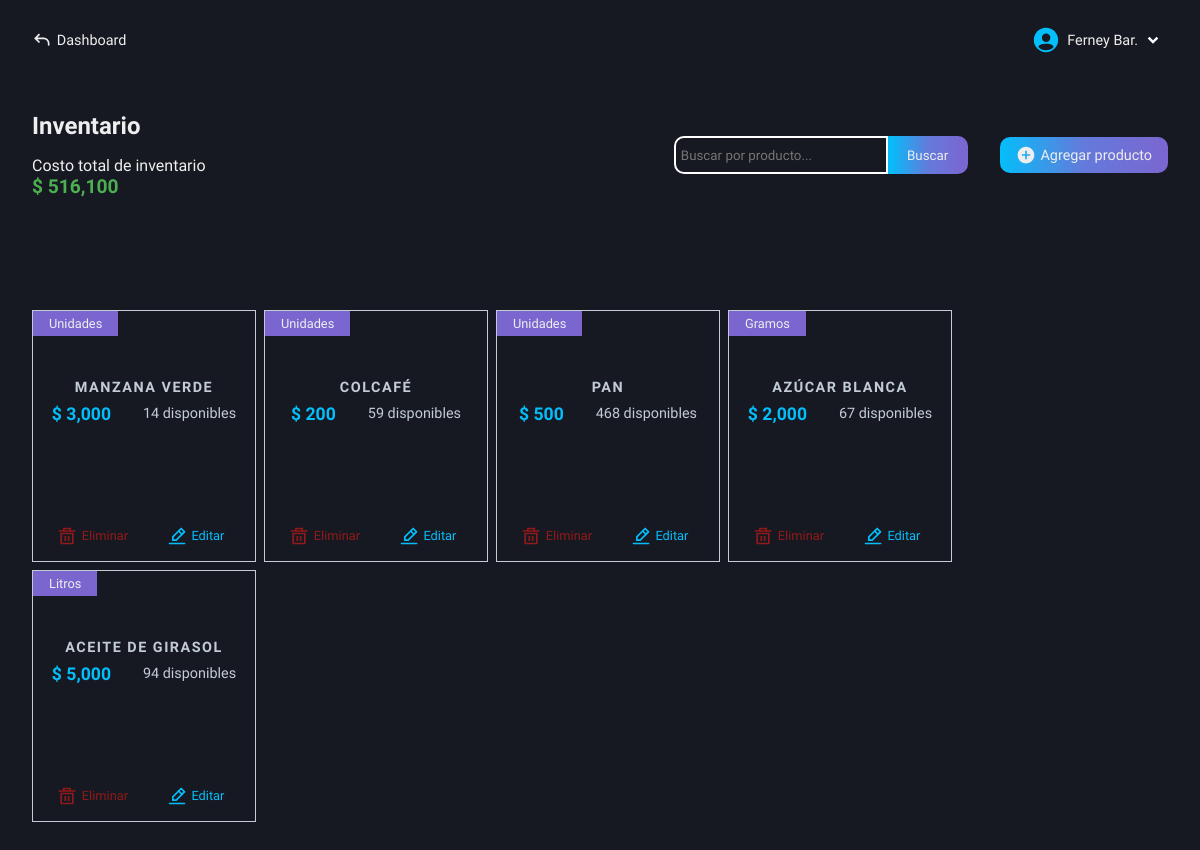
The app's page /roles/store/inventory/admin-inventory.php (signed in), older data.
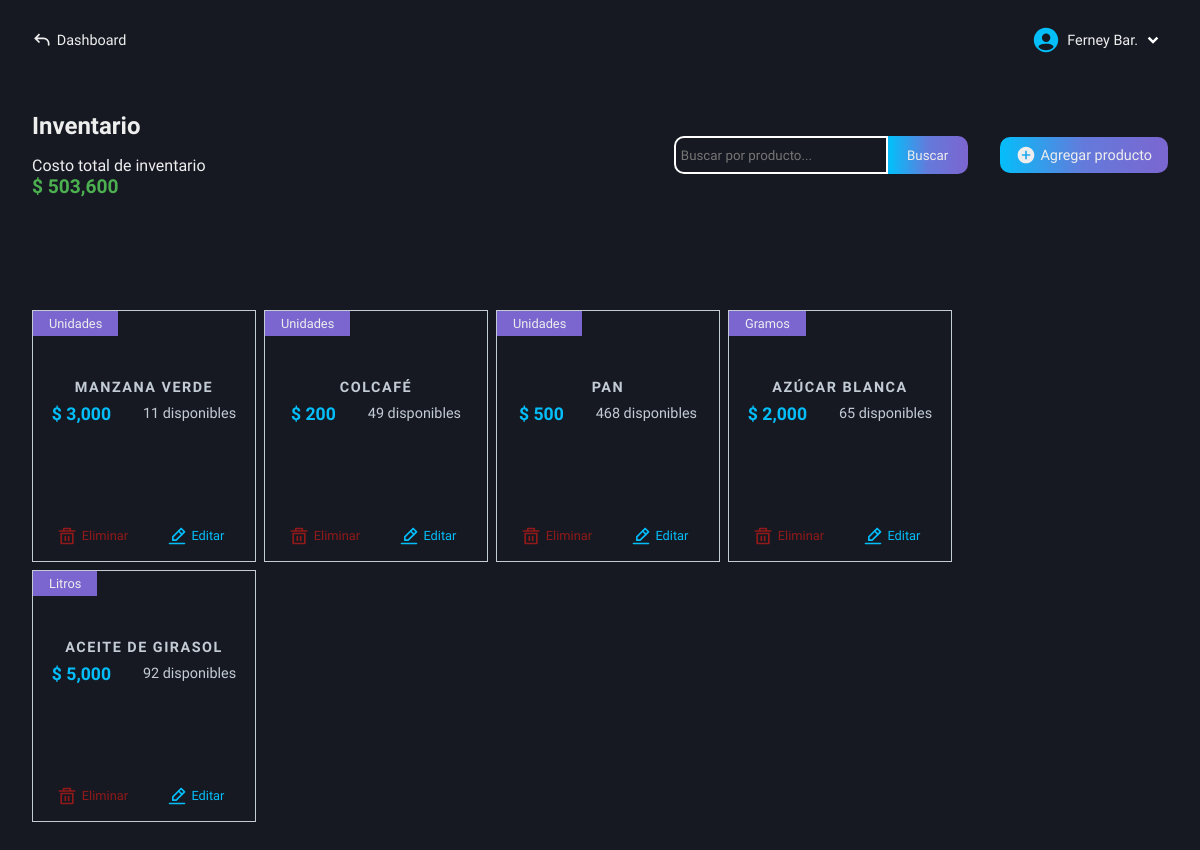
The same page, newer data.
### tables this page shows
CREATE TABLE `inventory_products` (
  `id` int(11) NOT NULL AUTO_INCREMENT,
  `id_category` int(11) NOT NULL,
  `product_name` varchar(100) NOT NULL,
  `supplier` varchar(100) NOT NULL,
  `purchase_price` decimal(50,0) NOT NULL,
  `sale_price` decimal(50,0) NOT NULL,
  `stock_quantity` int(11) NOT NULL,
  `product_description` varchar(500) NOT NULL,
  `unit_measure` varchar(100) NOT NULL,
  `entry_date` date NOT NULL,
  PRIMARY KEY (`id`)
);

### roles/store/inventory/admin-inventory.php (the view, shortened to what the changed rows need)
<!DOCTYPE html>
<html lang="en">
<head>
    <link rel="stylesheet" href="../../../css/store/admin-inventory.css">
    <link rel="stylesheet" href="../../../css/store/base-autocomplete.css">
    <link rel="stylesheet" href="https://code.jquery.com/ui/1.12.1/themes/base/jquery-ui.css">
    <?php
        include("../../../conexion.php");
    ?>
</head>
<body>
    <main class="main">
        <section class="info-table-product" id="hidden-modal">
            <div class="table-products">
                <div class="tlt-search-add">
                    <div class="tlt-cost">
                        <h2 class="tlt-function">Inventario</h2>
                        <div class="total-cost">
                            <p>Costo total de inventario</p>
                            <?php
                                $query = "SELECT SUM(purchase_price * stock_quantity) AS total_cost FROM inventory_products";
                                $result = mysqli_query($conexion, $query);
                                $row = mysqli_fetch_array($result);
                                if($row['total_cost'] === NULL){
                                    echo "<p>$ 0</p>";
                                } else {
                                    echo "<p>$ " . number_format($row['total_cost'], 0) . "</p>";
                                }
                            ?>
                        </div>
                    </div>
                </div>
                <div class="all-products">
                    <div class="content-cards">
                        <?php
                            $getProducts = "SELECT * FROM inventory_products";
                            $resultProducts = mysqli_query($conexion, $getProducts);
                            if($resultProducts -> num_rows > 0){
                                while($row = mysqli_fetch_array($resultProducts)){
                                    $id = $row['id'];
                                    echo "<div class='card-product'>
                                            <div class='unit-info'>
                                                <p class='unit'>" . $row['unit_measure'] . "</p>
                                                <div class='info-product'>
                                                    <h3 class='product'>" . ucfirst($row['product_name']) . "</h3>
                                                    <div class='price-available'>
                                                        <p>$ " . number_format($row['sale_price'], 0) . "</p>
                                                        <p>" . $row['stock_quantity'] . " disponibles</p>
                                                    </div>
                                                </div>
                                            </div>
                                            <div class='actions'>
                                                <a href='functions/delete.php?id=$id'>
                                                    <img src='../../../svg/delete.svg' />
                                                    Eliminar
                                                </a>
                                                <a href='functions/get-data.php?id=$id'>
                                                    <img src='../../../svg/edit.svg' />
                                                    Editar
                                                </a>
                                            </div>
                                        </div>";
                                }
                            } else {
                                echo "<div class='not-product'><p>No tienes productos en tu inventario</p></div>";
                            }
                        ?>
                    </div>
                </div>
            </div>
        </section>
    </main>
</body>
</html>

Row changes from the older to the newer data that the page shows:
changed inventory_products "MANZANA VERDE": stock_quantity "14" → "11"
changed inventory_products "COLCAFÉ": stock_quantity "59" → "49"
changed inventory_products "AZÚCAR BLANCA": stock_quantity "67" → "65"
changed inventory_products "ACEITE DE GIRASOL": stock_quantity "94" → "92"
Text that changed along with them:
$row['total_cost']: "516,100" → "503,600"
